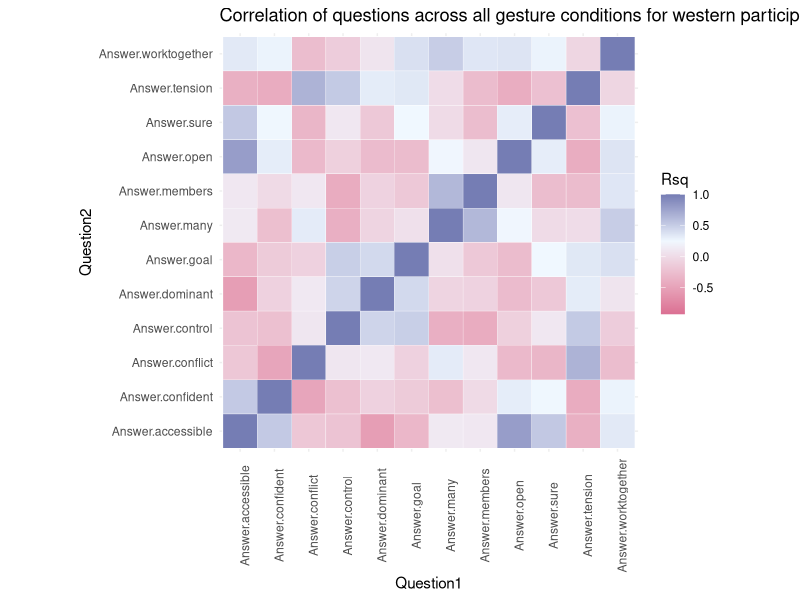
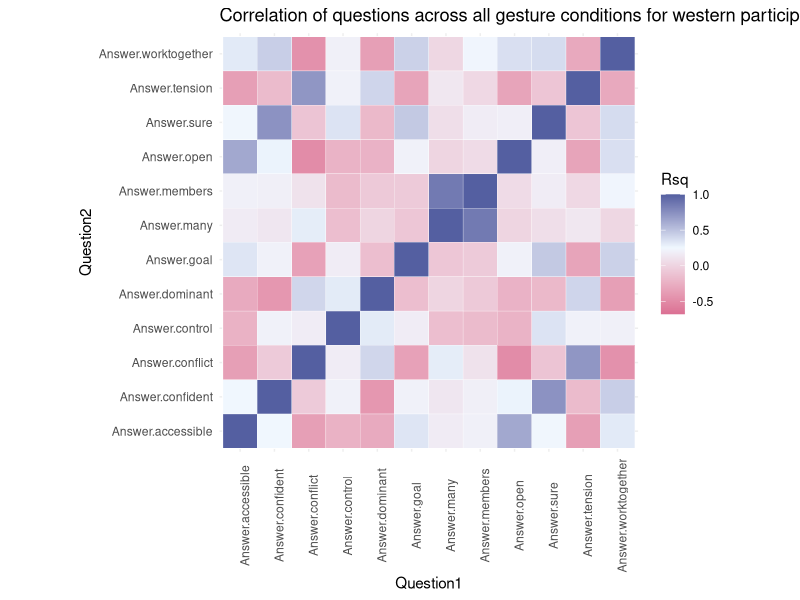

Source code (R) for these figures, in order: (Note: this script raises an error after producing the figures.)
## ---- chunk 1
knitr::opts_chunk$set(echo = TRUE)
library(tidyverse)
library(ggplot2)
library(pwr)
library(ordinal)
library(gridExtra)
library(RColorBrewer)
## ---- chunk 2
xcdata <- rbind(read.csv('xc_pilot_fixed_questions.csv'), read.csv('xc_pilot_fixed_questions2.csv')) %>%
  select(Answer.accessible, Answer.confident, Answer.conflict, Answer.control, 
         Answer.dominant, Answer.goal, Answer.many, Answer.members, 
         Answer.open, Answer.sure, Answer.tension, Answer.worktogether,
         Answer.vid_id)

wg1.0.w <- xcdata %>%
  filter(Answer.vid_id == 
           "https://s3.us-east-2.amazonaws.com/metaphoric-gestures-x-culture/western_gest_1-0.mov") %>%
  select(-Answer.vid_id)

wg1.1.w <- xcdata %>%
  filter(Answer.vid_id == 
           "https://s3.us-east-2.amazonaws.com/metaphoric-gestures-x-culture/western_gest_1-1.mov") %>%
  select(-Answer.vid_id)

wg1.2.w <- xcdata %>%
  filter(Answer.vid_id == 
           "https://s3.us-east-2.amazonaws.com/metaphoric-gestures-x-culture/western_gest_1-2.mov") %>%
  select(-Answer.vid_id)

wg2.0.w <- xcdata %>%
  filter(Answer.vid_id == 
           "https://s3.us-east-2.amazonaws.com/metaphoric-gestures-x-culture/western_gest_2-0.mov") %>%
  select(-Answer.vid_id)

wg2.1.w <- xcdata %>%
  filter(Answer.vid_id == 
           "https://s3.us-east-2.amazonaws.com/metaphoric-gestures-x-culture/western_gest_2-1.mov") %>%
  select(-Answer.vid_id)

wg2.2.w <- xcdata %>%
  filter(Answer.vid_id == 
           "https://s3.us-east-2.amazonaws.com/metaphoric-gestures-x-culture/western_gest_2-2.mov") %>%
  select(-Answer.vid_id)

wg3.0.w <- xcdata %>%
  filter(Answer.vid_id == 
           "https://s3.us-east-2.amazonaws.com/metaphoric-gestures-x-culture/western_gest_3-0.mov") %>%
  select(-Answer.vid_id)

wg3.1.w <- xcdata %>%
  filter(Answer.vid_id == 
           "https://s3.us-east-2.amazonaws.com/metaphoric-gestures-x-culture/western_gest_3-1.mov") %>%
  select(-Answer.vid_id)

wg3.2.w <- xcdata %>%
  filter(Answer.vid_id == 
           "https://s3.us-east-2.amazonaws.com/metaphoric-gestures-x-culture/western_gest_3-2.mov") %>%
  select(-Answer.vid_id)
## ---- chunk 3
psydata <- rbind(read.csv('psytoolkit_pilot.csv'), 
                 read.csv('psytoolkit_pilot2.csv'),
                 read.csv('w-part-e-gest-pilot.csv'),
                 read.csv('w-part-e-gest-top90.csv'),
                 read.csv('w-part-e-gest-total.csv')) %>% 
  na.omit() %>%
  distinct()
colnames(psydata) <- c("participantID", "vid_id", "rand", "free_response", 
                 "Answer.many", "Answer.members", "Answer.conflict", "Answer.tension",
                 "Answer.open", "Answer.accessible", "Answer.control", "Answer.dominant",
                 "Answer.worktogether", "Answer.goal", "Answer.sure", "Answer.confident",
                 "endcode", "t_start", "t_end", "t_total") 

wg4.0.w <- psydata %>%
  filter(vid_id == 
           "334666350") %>%
  select(-vid_id, -rand, -participantID, -t_start, -t_end, -t_total, -endcode, -free_response)

wg4.1.w <- psydata %>%
  filter(vid_id == 
           "334666369") %>%
  select(-vid_id, -rand, -participantID, -t_start, -t_end, -t_total, -endcode, -free_response)

wg4.2.w <- psydata %>%
  filter(vid_id == 
           "334666395") %>%
  select(-vid_id, -rand, -participantID, -t_start, -t_end, -t_total, -endcode, -free_response)

wg5.0.w <- psydata %>%
  filter(vid_id == 
           "334666150") %>%
  select(-vid_id, -rand, -participantID, -t_start, -t_end, -t_total, -endcode, -free_response)

wg5.1.w <- psydata %>%
  filter(vid_id == 
           "334666125") %>%
  select(-vid_id, -rand, -participantID, -t_start, -t_end, -t_total, -endcode, -free_response)

wg5.2.w <- psydata %>%
  filter(vid_id == 
           "334666100") %>%
  select(-vid_id, -rand, -participantID, -t_start, -t_end, -t_total, -endcode, -free_response)

## once more for eastern gestures

eg1.0.w <- psydata %>%
  filter(vid_id == 
           "334668817") %>%
  select(-vid_id, -rand, -participantID, -t_start, -t_end, -t_total, -endcode, -free_response)

eg1.1.w <- psydata %>%
  filter(vid_id == 
           "334668844") %>%
  select(-vid_id, -rand, -participantID, -t_start, -t_end, -t_total, -endcode, -free_response)

eg1.2.w <- psydata %>%
  filter(vid_id == 
           "334668883") %>%
  select(-vid_id, -rand, -participantID, -t_start, -t_end, -t_total, -endcode, -free_response)

eg2.0.w <- psydata %>%
  filter(vid_id == 
           "334668913") %>%
  select(-vid_id, -rand, -participantID, -t_start, -t_end, -t_total, -endcode, -free_response)

eg2.1.w <- psydata %>%
  filter(vid_id == 
           "334668938") %>%
  select(-vid_id, -rand, -participantID, -t_start, -t_end, -t_total, -endcode, -free_response)

eg2.2.w <- psydata %>%
  filter(vid_id == 
           "334668968") %>%
  select(-vid_id, -rand, -participantID, -t_start, -t_end, -t_total, -endcode, -free_response)

eg3.0.w <- psydata %>%
  filter(vid_id == 
           "334668989") %>%
  select(-vid_id, -rand, -participantID, -t_start, -t_end, -t_total, -endcode, -free_response)

eg3.1.w <- psydata %>%
  filter(vid_id == 
           "334669043") %>%
  select(-vid_id, -rand, -participantID, -t_start, -t_end, -t_total, -endcode, -free_response)

eg3.2.w <- psydata %>%
  filter(vid_id == 
           "334669066") %>%
  select(-vid_id, -rand, -participantID, -t_start, -t_end, -t_total, -endcode, -free_response)

eg4.0.w <- psydata %>%
  filter(vid_id == 
           "334668792") %>%
  select(-vid_id, -rand, -participantID, -t_start, -t_end, -t_total, -endcode, -free_response)

eg4.1.w <- psydata %>%
  filter(vid_id == 
           "334668766") %>%
  select(-vid_id, -rand, -participantID, -t_start, -t_end, -t_total, -endcode, -free_response)

eg4.2.w <- psydata %>%
  filter(vid_id == 
           "334668728") %>%
  select(-vid_id, -rand, -participantID, -t_start, -t_end, -t_total, -endcode, -free_response)

## ---- chunk 4
j_psydata <- rbind(read.csv('japanese-pilot-data.csv'), 
                   read.csv('japanese-west-1-2-3.csv'),
                   read.csv('japanese-west-1-4-5.csv'),
                   read.csv('e-part-w-gest-1.csv'),
                   read.csv('e-part-w-gest-2.csv')) %>% 
  na.omit() %>%
  distinct()
colnames(j_psydata) <- c("participantID", "vid_id", "rand", "free_response", 
                 "Answer.many", "Answer.members", "Answer.conflict", "Answer.tension",
                 "Answer.open", "Answer.accessible", "Answer.control", "Answer.dominant",
                 "Answer.worktogether", "Answer.goal", "Answer.sure", "Answer.confident",
                 "endcode", "t_start", "t_end", "t_total") 

wg1.0.e <- j_psydata %>%
  filter(vid_id == 
           "334661117") %>%
  select(-vid_id, -rand, -participantID, -t_start, -t_end, -t_total, -endcode, -free_response)

wg1.1.e <- j_psydata %>%
  filter(vid_id == 
           "334666262") %>%
  select(-vid_id, -rand, -participantID, -t_start, -t_end, -t_total, -endcode, -free_response)

wg1.2.e <- j_psydata %>%
  filter(vid_id == 
           "334666284") %>%
  select(-vid_id, -rand, -participantID, -t_start, -t_end, -t_total, -endcode, -free_response)

wg2.0.e <- j_psydata %>%
  filter(vid_id == 
           "334666214") %>%
  select(-vid_id, -rand, -participantID, -t_start, -t_end, -t_total, -endcode, -free_response)

wg2.1.e <- j_psydata %>%
  filter(vid_id == 
           "334666167") %>%
  select(-vid_id, -rand, -participantID, -t_start, -t_end, -t_total, -endcode, -free_response)

wg2.2.e <- j_psydata %>%
  filter(vid_id == 
           "334666191") %>%
  select(-vid_id, -rand, -participantID, -t_start, -t_end, -t_total, -endcode, -free_response)

wg3.0.e <- j_psydata %>%
  filter(vid_id == 
           "334666300") %>%
  select(-vid_id, -rand, -participantID, -t_start, -t_end, -t_total, -endcode, -free_response)

wg3.1.e <- j_psydata %>%
  filter(vid_id == 
           "334666234") %>%
  select(-vid_id, -rand, -participantID, -t_start, -t_end, -t_total, -endcode, -free_response)

wg3.2.e <- j_psydata %>%
  filter(vid_id == 
           "334666324") %>%
  select(-vid_id, -rand, -participantID, -t_start, -t_end, -t_total, -endcode, -free_response)

wg4.0.e <- j_psydata %>%
  filter(vid_id == 
           "334666350") %>%
  select(-vid_id, -rand, -participantID, -t_start, -t_end, -t_total, -endcode, -free_response)

wg4.1.e <- j_psydata %>%
  filter(vid_id == 
           "334666369") %>%
  select(-vid_id, -rand, -participantID, -t_start, -t_end, -t_total, -endcode, -free_response)

wg4.2.e <- j_psydata %>%
  filter(vid_id == 
           "334666395") %>%
  select(-vid_id, -rand, -participantID, -t_start, -t_end, -t_total, -endcode, -free_response)

wg5.0.e <- j_psydata %>%
  filter(vid_id == 
           "334666150") %>%
  select(-vid_id, -rand, -participantID, -t_start, -t_end, -t_total, -endcode, -free_response)

wg5.1.e <- j_psydata %>%
  filter(vid_id == 
           "334666125") %>%
  select(-vid_id, -rand, -participantID, -t_start, -t_end, -t_total, -endcode, -free_response)

wg5.2.e <- j_psydata %>%
  filter(vid_id == 
           "334666100") %>%
  select(-vid_id, -rand, -participantID, -t_start, -t_end, -t_total, -endcode, -free_response)

## once more for eastern gestures

eg1.0.e <- j_psydata %>%
  filter(vid_id == 
           "334668817") %>%
  select(-vid_id, -rand, -participantID, -t_start, -t_end, -t_total, -endcode, -free_response)

eg1.1.e <- j_psydata %>%
  filter(vid_id == 
           "334668844") %>%
  select(-vid_id, -rand, -participantID, -t_start, -t_end, -t_total, -endcode, -free_response)

eg1.2.e <- j_psydata %>%
  filter(vid_id == 
           "334668883") %>%
  select(-vid_id, -rand, -participantID, -t_start, -t_end, -t_total, -endcode, -free_response)

eg2.0.e <- j_psydata %>%
  filter(vid_id == 
           "334668913") %>%
  select(-vid_id, -rand, -participantID, -t_start, -t_end, -t_total, -endcode, -free_response)

eg2.1.e <- j_psydata %>%
  filter(vid_id == 
           "334668938") %>%
  select(-vid_id, -rand, -participantID, -t_start, -t_end, -t_total, -endcode, -free_response)

eg2.2.e <- j_psydata %>%
  filter(vid_id == 
           "334668968") %>%
  select(-vid_id, -rand, -participantID, -t_start, -t_end, -t_total, -endcode, -free_response)

eg3.0.e <- j_psydata %>%
  filter(vid_id == 
           "334668989") %>%
  select(-vid_id, -rand, -participantID, -t_start, -t_end, -t_total, -endcode, -free_response)

eg3.1.e <- j_psydata %>%
  filter(vid_id == 
           "334669043") %>%
  select(-vid_id, -rand, -participantID, -t_start, -t_end, -t_total, -endcode, -free_response)

eg3.2.e <- j_psydata %>%
  filter(vid_id == 
           "334669066") %>%
  select(-vid_id, -rand, -participantID, -t_start, -t_end, -t_total, -endcode, -free_response)

eg4.0.e <- j_psydata %>%
  filter(vid_id == 
           "334668792") %>%
  select(-vid_id, -rand, -participantID, -t_start, -t_end, -t_total, -endcode, -free_response)

eg4.1.e <- j_psydata %>%
  filter(vid_id == 
           "334668766") %>%
  select(-vid_id, -rand, -participantID, -t_start, -t_end, -t_total, -endcode, -free_response)

eg4.2.e <- j_psydata %>%
  filter(vid_id == 
           "334668728") %>%
  select(-vid_id, -rand, -participantID, -t_start, -t_end, -t_total, -endcode, -free_response)

# eg5.0.e <- j_psydata %>%
#   filter(vid_id == 
#            "334666150") %>%
#   select(-vid_id, -rand, -participantID, -t_start, -t_end, -t_total, -endcode, -free_response)
# 
# eg5.1.e <- j_psydata %>%
#   filter(vid_id == 
#            "334666125") %>%
#   select(-vid_id, -rand, -participantID, -t_start, -t_end, -t_total, -endcode, -free_response)
# 
# eg5.2.e <- j_psydata %>%
#   filter(vid_id == 
#            "334666100") %>%
#   select(-vid_id, -rand, -participantID, -t_start, -t_end, -t_total, -endcode, -free_response)
## ---- chunk 5
add_groups <- function(data) {
  data$group <- ""
  for(row in 1:nrow(data)) {
    if (data$metaphor_measure[row] == "Answer.accessible") {
               data$group[row] <- "openness"
    } else if (data$metaphor_measure[row] == "Answer.open") {
              data$group[row] <- "openness"
    } else if (data$metaphor_measure[row] == "Answer.confident") {
              data$group[row] <- "certainty"
    } else if (data$metaphor_measure[row] == "Answer.sure") {
              data$group[row] <- "certainty"
    } else if (data$metaphor_measure[row] == "Answer.conflict") {
              data$group[row] <- "conflict"
    } else if (data$metaphor_measure[row] == "Answer.tension") {
              data$group[row] <- "conflict"
    } else if (data$metaphor_measure[row] == "Answer.control") {
               data$group[row] <- "control"
    } else if (data$metaphor_measure[row] == "Answer.dominant") {
              data$group[row] <- "control"
    } else if (data$metaphor_measure[row] == "Answer.goal") {
              data$group[row] <- "unity"
    } else if (data$metaphor_measure[row] == "Answer.worktogether") {
              data$group[row] <- "unity"
    } else if (data$metaphor_measure[row] == "Answer.many") {
              data$group[row] <- "size"
    } else if (data$metaphor_measure[row] == "Answer.members") {
              data$group[row] <- "size"              
    } else {
      # for some reason it's not recognizing the annoyed case, so let's throw it in the else
      # cause that seems safe.
      data$group[row] <- "other"
    }
  }
  return(data)
}
## ---- chunk 6
create_grouped_overlay <- function(data) {
  p <- ggplot(data) + 
    aes(x=factor(nrow(data)),y=score,fill=metaphor_measure)+
    geom_violin(alpha=0.3,position="identity") +
    facet_wrap("group")  
  return(p)    
}
## ---- chunk 7
## Go through and populate with metaphors and difference values
create_difference_matrix <- function(data) {
  difference_table <- data.frame(
    Question1 = c(""),
    Question2 = c(""),
    Rsq = c(""),
    stringsAsFactors=FALSE
  )
  
  metas = colnames(data)
  
  for(metaphor in metas) {
    for(meta in rev(metas)) {
      diff <- cor(data[meta], data[metaphor])
      row <- c(metaphor, meta, diff)
      difference_table <- rbind(difference_table, row)  
    }
  }
  
  difference_table <- difference_table[-1,]
  difference_table$Rsq <- as.numeric(as.character(difference_table$Rsq))
  
  return(difference_table)
}
## ---- chunk 8
plot_diff_matrix <- function(matrix, low_col, high_col, mid_col, title) {
  p <- ggplot(data=matrix, aes(x=Question1, y=Question2, fill=Rsq)) + 
    geom_tile(color="white") +
    scale_fill_gradient2(low=low_col, high=high_col, mid=mid_col,
                         midpoint=0.25, space="Lab") +
    theme_minimal() +
    coord_fixed() +
    theme_bw() +
    theme(axis.text.x=element_text(angle=90),
        axis.ticks=element_blank(),
        axis.line=element_blank(),
        panel.border=element_blank(),
        panel.grid.major=element_line(color='#eeeeee')) +
      ggtitle(title)
  return(p)
}

plot_diff_matrix_pretty <- function(matrix, t="") {
  plot_diff_matrix(matrix, "palevioletred", "royalblue4", "aliceblue", title=t)
}
## ---- chunk 9
plot_violin_density <- function(d0, d1, d2) {
  g <- ggplot(rbind(d0, d1, d2), aes(vid, score)) + 
    geom_violin(aes(fill=vid, alpha=0.5), scale="count", draw_quantiles = c(0.25, 0.5, 0.75)) +
    facet_wrap(~metaphor_measure) + 
    labs(
      title = "Violin plot (density) of ranked responses per condition by metaphor",
      caption = "Horizontal lines are drawn at the 0.25, 0.5, and 0.75 quantiles of the distribution."
    )
  return(g)
}

plot_violin_density_grouped <- function(d0, d1, d2) {
  g <- ggplot(rbind(d0, d1, d2), aes(vid, score)) + 
    geom_violin(aes(fill=vid, alpha=0.5), scale="count", draw_quantiles = c(0.25, 0.5, 0.75)) +
    facet_wrap(~group) + 
    labs(
      title = "Violin plot (density) of ranked responses per condition by metaphor"   ,
      caption = "Horizontal lines are drawn at the 0.25, 0.5, and 0.75 quantiles of the distribution."
    )
  return(g)
}

plot_violin_density_group_overlay <- function(d0, d1, d2) {
  g <- ggplot(rbind(d0, d1, d2)) + 
    aes(x=factor(nrow(d0)),y=score,fill=vid)+
    geom_violin(alpha=0.3,position="identity", adjust=1.3) +
    facet_wrap("group") +
    labs(
      title = "Violin plot (density) of ranked responses per condition by metaphor grouping"
    )
  return(g)
}
## ---- chunk 10
plot_group_density <- function(d0, d1, d2) {
  p <- ggplot(rbind(d0, d1, d2), aes(x=score, fill=vid)) + 
      geom_density(alpha=0.3, stat="density", adjust=1.2) +
      facet_wrap(~group, scale="free")
  return(p)  
}

plot_question_density <- function(d0, d1, d2) {
  p <- ggplot(rbind(d0, d1, d2), aes(x=score, fill=vid)) + 
      geom_density(alpha=0.3, stat="density", adjust=1.2) +
      facet_wrap(~metaphor_measure, scale="free")
  return(p)  
}
## ---- chunk 11
## random helpers
gather_select <- function(d) {
  d <- d %>%
    gather("metaphor_measure", "score", 1:12) %>%
    select("metaphor_measure", "score")
}

wrangle_data <- function(d, name="data") {
  gathered <- gather_select(d)
  grouped <- add_groups(gathered)
  overlay_plot <- create_grouped_overlay(grouped)
  diff_mat <- create_difference_matrix(d)
  diff_mat$vid <- name
  list_of_returns <- list("gathered" = gathered, "grouped" = grouped, "overlay_plot" = overlay_plot, "diff_mat" = diff_mat)
  return(list_of_returns)
}

do_the_thing <- function(d0, d1, d2, n0 = "original", n1 = "a_condition1", n2 = "z_condition2", gesture = "single") {
  d0_data <- wrangle_data(d0, n0)
  d1_data <- wrangle_data(d1, n1)
  d2_data <- wrangle_data(d2, n2)
  
  graph_title <- paste("Correlation of questions for", gesture, "gesture across conditions.")
  
  overlays <- list("d0_overlay" = d0_data$overlay_plot, 
                   "d1_overlay" = d1_data$overlay_plot, 
                   "d2_overlay" = d2_data$overlay_plot)
  difference_matrix <- plot_diff_matrix_pretty(rbind(d0_data$diff_mat, d1_data$diff_mat, d2_data$diff_mat), 
                      graph_title) + 
                      facet_wrap("vid")  
  
  ## rename some things for the density plots
  db_named <- d0_data$gathered
  da_named <- d1_data$gathered
  dc_named <- d2_data$gathered
  db_named$vid = "original"
  da_named$vid = "collide"
  dc_named$vid = "intertwine"
  d0_grouped_named <- add_groups(da_named)
  d1_grouped_named <- add_groups(db_named)
  d2_grouped_named <- add_groups(dc_named)
  
  ## violin density plot 
 violin_density_question <- plot_violin_density(da_named, db_named, dc_named) 
 violin_density_grouped <- plot_violin_density_grouped(d0_grouped_named, d1_grouped_named, d2_grouped_named)
 violin_dnesity_grouped_overlay <- plot_violin_density_group_overlay(d0_grouped_named, d1_grouped_named, d2_grouped_named)
 
 ## plot density plot -- with groups
 density_grouped <- plot_group_density(d0_grouped_named, d1_grouped_named, d2_grouped_named)
 density_question <- plot_question_density(d0_grouped_named, d1_grouped_named, d2_grouped_named)
 
 return_list <- list("overlays" = overlays, 
                     "correlation_matrix" = difference_matrix, 
                     "violin_density_question" = violin_density_question, 
                     "violin_density_grouped" = violin_density_grouped,
                     "violin_density_grouped_overlay" = violin_dnesity_grouped_overlay,
                     "density_grouped" = density_grouped, 
                     "density_question" = density_question)
}

all_wg1_data <- do_the_thing(wg1.0.w, wg1.1.w, wg1.2.w, "original", "intertwine", "collide")
all_wg2_data <- do_the_thing(wg2.0.w, wg2.1.w, wg2.2.w)
all_wg3_data <- do_the_thing(wg3.0.w, wg3.1.w, wg3.2.w)
all_wg4_data <- do_the_thing(wg4.0.w, wg4.1.w, wg4.2.w)
all_wg5_data <- do_the_thing(wg5.0.w, wg5.1.w, wg5.2.w)

all_western_correlational_data.w <- plot_diff_matrix_pretty(rbind(create_difference_matrix(wg1.0.w), 
                                                        create_difference_matrix(wg1.1.w), 
                                                        create_difference_matrix(wg1.2.w),
                                                        create_difference_matrix(wg2.0.w), 
                                                        create_difference_matrix(wg2.1.w), 
                                                        create_difference_matrix(wg2.2.w),
                                                        create_difference_matrix(wg4.0.w), 
                                                        create_difference_matrix(wg4.1.w), 
                                                        create_difference_matrix(wg4.2.w),
                                                        create_difference_matrix(wg5.0.w), 
                                                        create_difference_matrix(wg5.1.w),
                                                        create_difference_matrix(wg5.2.w),
                                                        create_difference_matrix(wg3.0.w), 
                                                        create_difference_matrix(wg3.1.w), 
                                                        create_difference_matrix(wg3.2.w)), 
    "Correlation of questions across all gesture conditions for western participants")


all_western_correlational_data.e <- plot_diff_matrix_pretty(rbind(create_difference_matrix(wg1.0.e), 
                                                        create_difference_matrix(wg1.1.e), 
                                                        create_difference_matrix(wg1.2.e),
                                                        create_difference_matrix(wg2.0.e), 
                                                        create_difference_matrix(wg2.1.e), 
                                                        create_difference_matrix(wg2.2.e),
                                                        create_difference_matrix(wg4.0.e), 
                                                        create_difference_matrix(wg4.1.e), 
                                                        create_difference_matrix(wg4.2.e),
                                                        create_difference_matrix(wg5.0.e), 
                                                        create_difference_matrix(wg5.1.e),
                                                        create_difference_matrix(wg5.2.e),
                                                        create_difference_matrix(wg3.0.e), 
                                                        create_difference_matrix(wg3.1.e), 
                                                        create_difference_matrix(wg3.2.e)), 
    "Correlation of questions across all gesture conditions for western participants") 


all_eastern_correlational_data.w <- plot_diff_matrix_pretty(rbind(create_difference_matrix(eg1.0.w), 
                                                        create_difference_matrix(eg1.1.w), 
                                                        create_difference_matrix(eg1.2.w),
                                                        create_difference_matrix(eg2.0.w), 
                                                        create_difference_matrix(eg2.1.w), 
                                                        create_difference_matrix(eg2.2.w),
                                                        create_difference_matrix(eg4.0.w), 
                                                        create_difference_matrix(eg4.1.w), 
                                                        create_difference_matrix(eg4.2.w),
                                                        create_difference_matrix(eg5.0.w), 
                                                        create_difference_matrix(eg5.1.w),
                                                        create_difference_matrix(eg5.2.w),
                                                        create_difference_matrix(eg3.0.w), 
                                                        create_difference_matrix(eg3.1.w), 
                                                        create_difference_matrix(eg3.2.w)), 
    "Correlation of questions across all gesture conditions for western participants")


all_eastern_correlational_data.e <- plot_diff_matrix_pretty(rbind(create_difference_matrix(eg1.0.e), 
                                                        create_difference_matrix(eg1.1.e), 
                                                        create_difference_matrix(eg1.2.e),
                                                        create_difference_matrix(eg2.0.e), 
                                                        create_difference_matrix(eg2.1.e), 
                                                        create_difference_matrix(eg2.2.e),
                                                        create_difference_matrix(eg4.0.e), 
                                                        create_difference_matrix(eg4.1.e), 
                                                        create_difference_matrix(eg4.2.e),
                                                        create_difference_matrix(eg5.0.e), 
                                                        create_difference_matrix(eg5.1.e),
                                                        create_difference_matrix(eg5.2.e),
                                                        create_difference_matrix(eg3.0.e), 
                                                        create_difference_matrix(eg3.1.e), 
                                                        create_difference_matrix(eg3.2.e)), 
    "Correlation of questions across all gesture conditions for western participants") 



## save some other things too why not
ggsave(filename = "all_unpolite_data--violin_density_grouped.png", plot = all_wg1_data$violin_density_grouped_overlay)
# ggsave(filename = "all_entity_data--violin_density_grouped.png", plot = all_wg2_data$violin_density_grouped_overlay)
# ggsave(filename = "all_audience_data--violin_density_grouped.png", plot = all_wg3_data$violin_density_grouped_overlay)
# ggsave(filename = "all_protected_data--violin_density_grouped.png", plot = all_wg4_data$violin_density_grouped_overlay)
# ggsave(filename = "all_bowl_data--violin_density_grouped.png", plot = all_wg5_data$violin_density_grouped_overlay)
# 
# ggsave(filename = "all_western_correlational_data.png", plot = all_western_correlational_data)
## ---- chunk 12
#p1 <- all_wg1_data$overlays[["d0_overlay"]]
#p2 <- all_wg2_data$overlays[["d1_overlay"]]
#p3 <- all_wg3_data$overlays[["d2_overlay"]]
#grid.arrange(p1, p2, p3, ncol=3)
## ---- chunk 13
## gather the bad larries
gather_clean <- function(d, n="") {
  ret <- d %>%
    gather("metaphor_measure", "score", 1:12) %>%
    mutate(condition=n) %>%
    add_groups()
  return(ret)
}

do_anova_per_group <- function(data, g) {
  group_data <- data %>%
    filter(group==g)
  res.aov <- aov(score ~ condition, data=group_data)
  print(g)
  print(summary(res.aov))
  return(res.aov)
}

do_anova_per_data <- function(data) {
  groups <- c("openness",
              "conflict",
              "control", 
              "size",
              "certainty",
              "unity")
  
  print("==== BY GROUP ====")
  for (g in groups) {
    print(g)
    a <- do_anova_per_group(data, g)
    print(summary(a))
    print("========================")
  }
}

do_anova_per_gest <- function(d0, d1, d2) {
  d <- rbind(gather_clean(d0, "original"), 
             gather_clean(d1, "cond1"), 
             gather_clean(d2, "cond2"))
  do_anova_per_data(d)
}

do_all_anovas <- function() {
  print("!!!!UNPOLITE!!!!!")
  do_anova_per_gest(wg1.0.w, wg1.1.w, wg1.2.w)
  print(" ")
  print("!!!!ENTITY!!!!!")
  do_anova_per_gest(wg2.0.w, wg2.1.w, wg2.2.w)
  print(" ")
  print("!!!!AUDIENCE!!!!!")
  do_anova_per_gest(wg3.0.w, wg3.1.w, wg3.2.w)
  print(" ")
  print("!!!!PROTECTED!!!!!")
  do_anova_per_gest(wg4.0.w, wg4.1.w, wg4.2.w)
  print(" ")
  print("!!!!BOWL!!!!!")
  do_anova_per_gest(wg5.0.w, wg5.1.w, wg5.2.w)
}

do_all_anovas()
## ---- chunk 14
get_sig_val <- function(p) {
  if(p < 0.0005) {
    return("***")
  }
  if(p < 0.005) {
    return("**")
    }
  if(p < 0.1) {
    return("*")
  }
  return ("")
}

get_nice_things <- function(d0, d1, d2, n0="original", n1="cond1", n2="cond2") {
  d0_g_cl <- gather_clean(d0, n0) 
  d1_g_cl <- gather_clean(d1, n1) 
  d2_g_cl <- gather_clean(d2, n2)
  d_total <- rbind(d0_g_cl, d1_g_cl, d2_g_cl)
  return(d_total)
}


## Have to do this hacky bit for getting the data frame and I haven't figured out why but 
## passing the data directly just doesn't play.
do_t_test_adjusted <- function(cond1, cond2, statement, dat) {
  d <- data.frame()
  if(dat == "1") {
    d <- get_nice_things(wg1.0.w, wg1.1.w, wg1.2.w)
  }
  if(dat == "2") {
    d <- get_nice_things(wg2.0.w, wg2.1.w, wg2.2.w)
  }
  if(dat == "3") {
    d <- get_nice_things(wg3.0.w, wg3.1.w, wg3.2.w)
  }
  if(dat == "4") {
    d <- get_nice_things(wg4.0.w, wg4.1.w, wg4.2.w)
    }
  if(dat == "5") {
    d <- get_nice_things(wg5.0.w, wg5.1.w, wg5.2.w)
  }
  
  p <- as.numeric(t.test(
            get_vals(cond1, statement, d),
            get_vals(cond2, statement, d))[3])
  p_adjusted <- round(p.adjust(p, method="bonferroni", n=18), digits=5)
  return(p_adjusted)
}

get_vals <- function(condition_name, g, dat) {
  ret <- dat %>%
    filter(condition==condition_name) %>%
    filter(group==g)
  ret <- ret$score  
  return(ret)
}


# For some reason can't generalize this to all gestures?
make_table_per_gesture <- function(gest_name, cond1name, cond2name, dat) {
  groups <- c("openness",
            "conflict",
            "control", 
            "size",
            "certainty",
            "unity")

  group <- rep(groups, each=3)
  cond1 <- rep(c(cond1name, cond2name, "original"), 6)
  cond2 <- rep(c("original", cond1name, cond2name), 6)
  df <- data.frame(group, cond1, cond2)   
  
  df$p <- mapply(do_t_test_adjusted, 
               as.character(df$cond1), 
               as.character(df$cond2), 
               as.character(df$group),
               dat)
  df$sig <- mapply(get_sig_val, df$p)

  return(df)
}


wg1_sig_table <- make_table_per_gesture("unpolite", "cond1", "cond2", "1")
wg2_sig_table <- make_table_per_gesture("entity", "cond1", "cond2", "2")
wg3_sig_table <- make_table_per_gesture("audience", "cond1", "cond2", "3")
wg4_sig_table <- make_table_per_gesture("protected", "cond1", "cond2", "4")
wg5_sig_table <- make_table_per_gesture("bowl", "cond1", "cond2", "5")

#### Do spot tests below ####
spot_test <- function(d0, d1, d2, cond1="cond1", cond2="cond2", g="openness") {
  d <- get_nice_things(d0, d1, d2)
  g1 <- d %>%
    filter(condition==cond1, group==g)
  g2 <- d %>%
    filter(condition==cond2, group==g)
  p <- t.test(g1$score, g2$score)$p.value
  p_adjusted <- round(p.adjust(p, method="bonferroni", n=18), digits=5)
  return(p_adjusted)
}

# for example:
#spot_test(wg1.0.w, wg1.1.w, wg1.2.w, "original", "cond2", "conflict")
## ---- chunk 15
wrangle_mini <- function(d, cond="data", culture="western") {
  gathered <- gather_select(d)
  grouped <- add_groups(gathered)
  grouped$condition <- cond
  grouped$viewer_culture <- culture
  return(grouped)
}

create_total_bicultural_tables <- function(wd0, wd1, wd2, ed0, ed1, ed2, cond1="cond1", cond2="cond2") {
  d0_w <- wrangle_mini(wd0, "original", "western")
  d1_w <- wrangle_mini(wd1, cond1, "western")
  d2_w <- wrangle_mini(wd2, cond2, "western")
  d0_e <- wrangle_mini(ed0, "original", "eastern")
  d1_e <- wrangle_mini(ed1, cond1, "eastern")
  d2_e <- wrangle_mini(ed2, cond2, "eastern")
  
  total <- rbind(d0_w, d1_w, d2_w, d0_e, d1_e, d2_e) 
}

## Pretending that wg4 is our eastern viewers for wg1
## when we actually do it it'll be wg1.0.w, wg1.1.w, wg1.2.w, wg1.0.e, wg1.1.e, wg1.2.e
wg1_total <- create_total_bicultural_tables(wg1.0.w, wg1.1.w, wg1.2.w, wg1.0.e, wg1.1.e, wg1.2.e, "cond1", "cond2")
### could put this all in a loop but writing it out isn't so bad and it helps me see just how much data we have.
#Uncomment for a good time [[once we have the bi-cultural data]]
wg2_total <- create_total_bicultural_tables(wg2.0.w, wg2.1.w, wg2.2.w, wg2.0.e, wg2.1.e, wg2.2.e, "cond1", "cond2")
wg3_total <- create_total_bicultural_tables(wg3.0.w, wg3.1.w, wg3.2.w, wg3.0.e, wg3.1.e, wg3.2.e, "cond1", "cond2")
wg4_total <- create_total_bicultural_tables(wg4.0.w, wg4.1.w, wg4.2.w, wg4.0.e, wg4.1.e, wg4.2.e, "cond1", "cond2")
wg5_total <- create_total_bicultural_tables(wg5.0.w, wg5.1.w, wg5.2.w, wg5.0.e, wg5.1.e, wg5.2.e, "cond1", "cond2")

eg1_total <- create_total_bicultural_tables(eg1.0.w, eg1.1.w, eg1.2.w, eg1.0.e, eg1.1.e, eg1.2.e, "cond1", "cond2")
eg2_total <- create_total_bicultural_tables(eg2.0.w, eg2.1.w, eg2.2.w, eg2.0.e, eg2.1.e, eg2.2.e, "cond1", "cond2")
eg3_total <- create_total_bicultural_tables(eg3.0.w, eg3.1.w, eg3.2.w, eg3.0.e, eg3.1.e, eg3.2.e, "cond1", "cond2")
eg4_total <- create_total_bicultural_tables(eg4.0.w, eg4.1.w, eg4.2.w, eg4.0.e, eg4.1.e, eg4.2.e, "cond1", "cond2")
# eg5_total <- create_total_bicultural_tables(eg5.0.w, eg5.1.w, eg5.2.w, eg5.0.e, eg5.1.e, eg5.2.e, "cond1", "cond2")
## ---- chunk 16
violin_compare_cultures_across_meta_groups <- function(data, cond="original", gesture_name="unknown") {
  g <- ggplot(filter(data, condition == cond)) + 
    aes(x=factor(nrow(data)),y=score,fill=viewer_culture) +
    geom_violin(alpha=0.4,position="identity") +
    #scale_fill_brewer(palette="PiYG") +
    #scale_fill_manual(values=c("palevioletred1", "royalblue3")) +
    facet_wrap("group") +
    labs(
      title = paste("Comparison across cultures for", gesture_name, " -- ", cond, "Condition")
    ) 
  return(g)
}


get_violin_comparisons_per_gesture <- function(dat, cond1="cond1", cond2="cond2", gesture_name="unknown") {
  c0 <- violin_compare_cultures_across_meta_groups(dat, "original", gesture_name)
  c1 <- violin_compare_cultures_across_meta_groups(dat, cond1, gesture_name)
  c2 <- violin_compare_cultures_across_meta_groups(dat, cond2, gesture_name)
  return_list <- list("c0_violin_comparison"=c0, 
                      "c1_violin_comparison"=c1,
                      "c2_violin_comparison"=c2)
}

wg1_violin_culture_comparisons <- get_violin_comparisons_per_gesture(wg1_total, "cond1", "cond2", "wg1")

## Uncomment when there's more data
wg2_violin_culture_comparisons <- get_violin_comparisons_per_gesture(wg2_total, "cond1", "cond2", "wg2")
wg3_violin_culture_comparisons <- get_violin_comparisons_per_gesture(wg3_total, "cond1", "cond2", "wg3")
wg4_violin_culture_comparisons <- get_violin_comparisons_per_gesture(wg4_total, "cond1", "cond2", "wg4")
wg5_violin_culture_comparisons <- get_violin_comparisons_per_gesture(wg5_total, "cond1", "cond2", "wg5")

eg1_violin_culture_comparisons <- get_violin_comparisons_per_gesture(eg1_total, "cond1", "cond2", "eg1")
eg2_violin_culture_comparisons <- get_violin_comparisons_per_gesture(eg2_total, "cond1", "cond2", "eg2")
eg3_violin_culture_comparisons <- get_violin_comparisons_per_gesture(eg3_total, "cond1", "cond2", "eg3")
eg4_violin_culture_comparisons <- get_violin_comparisons_per_gesture(eg4_total, "cond1", "cond2", "eg4")
#eg5_violin_culture_comparisons <- get_violin_comparisons_per_gesture(eg5_total, "cond1", "cond2", "eg5")

## ---- chunk 17
bi_culture_t_test <- function(g1, g2) {
  p <- t.test(g1, g2)[3]$p.value
  p <- round(p.adjust(p, method="bonferroni", n=12), digits=5)
  return(p)
}

# data comes in as already filtered out by gesture/condition
make_table_per_gesturecondition_by_culture <- function(dat) {
  groups <- c("openness",
            "conflict",
            "control", 
            "size",
            "certainty",
            "unity")
  western_mean <- c()
  eastern_mean <- c()
  p <- c()
  sig <- c()
  ## it's not tricky or pretty but it's readable so get off my back, R coding purist h8rs
  for(g in groups) {
    w_only <- dat %>%
      filter(viewer_culture=="western", group==g)
    e_only <- dat %>%
      filter(viewer_culture=="eastern", group==g)
    
    western_mean <- append(western_mean, mean(w_only$score))
    eastern_mean <- append(eastern_mean, mean(e_only$score))
    p_v <- bi_culture_t_test(w_only$score, e_only$score)
    p <- append(p, p_v)
    sig <- append(sig,
                  get_sig_val(p_v))
  }

  df <- data.frame(groups, western_mean, eastern_mean, p, sig)   
  return(df)
} 


do_t_culture_groups <- function(dat, cond1="cond1", cond2="cond2", gesture_name="unknown") {
  c0 <- make_table_per_gesturecondition_by_culture(filter(dat, condition=="original"))
  c1 <- make_table_per_gesturecondition_by_culture(filter(dat, condition==cond1))
  c2 <- make_table_per_gesturecondition_by_culture(filter(dat, condition==cond2))
  
  return_list <- list("c0_comparison"=c0, 
                      "c1_comparison"=c1,
                      "c2_comparison"=c2)
}

wg1_total_cultural_comparison_tables <- do_t_culture_groups(wg1_total, "cond1", "cond2", "wg1")

## And again uncommnet here for fun times
wg2_total_cultural_comparison_tables <- do_t_culture_groups(wg2_total, "cond1", "cond2", "wg2")
wg3_total_cultural_comparison_tables <- do_t_culture_groups(wg3_total, "cond1", "cond2", "wg3")
wg4_total_cultural_comparison_tables <- do_t_culture_groups(wg4_total, "cond1", "cond2", "wg4")
wg5_total_cultural_comparison_tables <- do_t_culture_groups(wg5_total, "cond1", "cond2", "wg5")
# 
eg1_total_cultural_comparison_tables <- do_t_culture_groups(eg1_total, "cond1", "cond2", "eg1")
eg2_total_cultural_comparison_tables <- do_t_culture_groups(eg2_total, "cond1", "cond2", "eg2")
eg3_total_cultural_comparison_tables <- do_t_culture_groups(eg3_total, "cond1", "cond2", "eg3")
eg4_total_cultural_comparison_tables <- do_t_culture_groups(eg4_total, "cond1", "cond2", "eg4")
eg5_total_cultural_comparison_tables <- do_t_culture_groups(eg5_total, "cond1", "cond2", "eg5")
